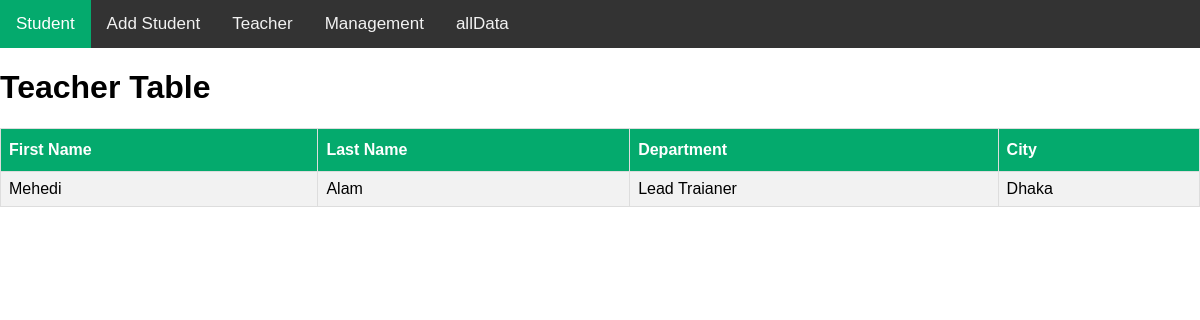
Page /teacher/ on the committed database.
### myApp/models.py (models this page shows, shortened)
class teacherModel(models.Model):
    FirstName=models.CharField(max_length=100)
    LastName=models.CharField(max_length=100)
    Department=models.CharField(max_length=100)
    City=models.CharField(max_length=100)

### myProject/views.py (the view)
# urls.py: path('teacher/', teacher, name='teacher'),
def teacher(request):
    teacher=teacherModel.objects.all()
    teacherDic={
        'teacher':teacher
    }
    return render(request, 'teacher.html',teacherDic)

### template/teacher.html
{% extends 'master.html' %}
{% block content %}
<h1>Teacher Table</h1>
<table>
    <tr>
        <th>First Name</th>
        <th>Last Name</th>
        <th>Department</th>
        <th>City</th>
    </tr>
    {% for i in teacher %}
    <tr>
        <td>{{i.FirstName}}</td>
        <td>{{i.LastName}}</td>
        <td>{{i.Department}}</td>
        <td>{{i.City}}</td>
    </tr>
    {% endfor %}
</table>
{% endblock content %}

### template/master.html (style rules this page uses)
table { font-family: Arial, Helvetica, sans-serif; border-collapse: collapse; width: 100%; }
td, th { border: 1px solid #ddd; padding: 8px; }
tr:nth-child(even) { background-color: #f2f2f2; }
th { padding-top: 12px; padding-bottom: 12px; text-align: left; background-color: #04AA6D; color: white; }

### template/navbar.html (style rules this page uses)
body { margin: 0; font-family: Arial, Helvetica, sans-serif; }

### rows in the picture
teacherModel: FirstName "Mehedi", LastName "Alam", Department "Lead Traianer", City "Dhaka"
